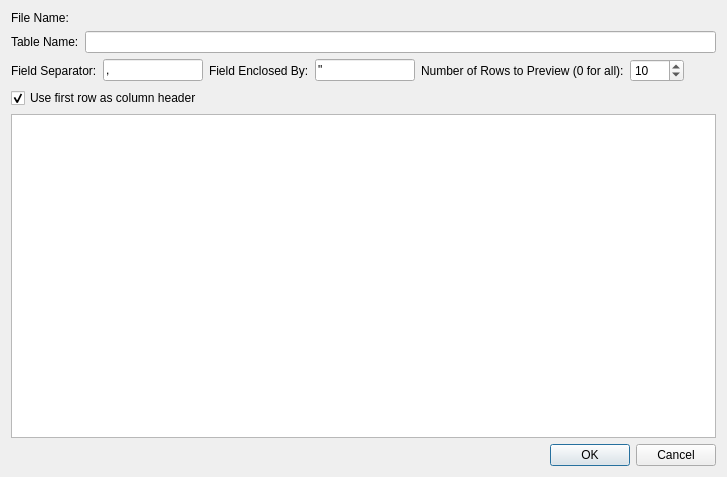
<?xml version="1.0" encoding="UTF-8"?>
<ui version="4.0">
 <class>ImportCSVDialog</class>
 <widget class="QDialog" name="ImportCSVDialog">
  <property name="geometry">
   <rect>
    <x>0</x>
    <y>0</y>
    <width>727</width>
    <height>477</height>
   </rect>
  </property>
  <property name="windowTitle">
   <string>Import CSV</string>
  </property>
  <layout class="QVBoxLayout" name="verticalLayout">
   <item>
    <widget class="QLabel" name="lblFileName">
     <property name="text">
      <string>File Name: </string>
     </property>
    </widget>
   </item>
   <item>
    <layout class="QHBoxLayout" name="horizontalLayout">
     <item>
      <widget class="QLabel" name="label">
       <property name="text">
        <string>Table Name:</string>
       </property>
      </widget>
     </item>
     <item>
      <widget class="QLineEdit" name="txtTableName"/>
     </item>
    </layout>
   </item>
   <item>
    <layout class="QHBoxLayout" name="horizontalLayout_2">
     <item>
      <widget class="QLabel" name="label_2">
       <property name="text">
        <string>Field Separator:</string>
       </property>
      </widget>
     </item>
     <item>
      <widget class="QLineEdit" name="txtSeparator">
       <property name="sizePolicy">
        <sizepolicy hsizetype="Preferred" vsizetype="Fixed">
         <horstretch>0</horstretch>
         <verstretch>0</verstretch>
        </sizepolicy>
       </property>
       <property name="text">
        <string>,</string>
       </property>
      </widget>
     </item>
     <item>
      <widget class="QLabel" name="label_3">
       <property name="text">
        <string>Field Enclosed By:</string>
       </property>
      </widget>
     </item>
     <item>
      <widget class="QLineEdit" name="txtEnclosed">
       <property name="sizePolicy">
        <sizepolicy hsizetype="Preferred" vsizetype="Fixed">
         <horstretch>0</horstretch>
         <verstretch>0</verstretch>
        </sizepolicy>
       </property>
       <property name="text">
        <string>&quot;</string>
       </property>
      </widget>
     </item>
     <item>
      <widget class="QLabel" name="label_4">
       <property name="text">
        <string>Number of Rows to Preview (0 for all):</string>
       </property>
      </widget>
     </item>
     <item>
      <widget class="QSpinBox" name="spinNumRows">
       <property name="maximum">
        <number>9999</number>
       </property>
       <property name="value">
        <number>10</number>
       </property>
      </widget>
     </item>
     <item>
      <spacer name="horizontalSpacer">
       <property name="orientation">
        <enum>Qt::Horizontal</enum>
       </property>
       <property name="sizeHint" stdset="0">
        <size>
         <width>40</width>
         <height>20</height>
        </size>
       </property>
      </spacer>
     </item>
    </layout>
   </item>
   <item>
    <widget class="QCheckBox" name="chkFirstRow">
     <property name="text">
      <string>Use first row as column header</string>
     </property>
     <property name="checked">
      <bool>true</bool>
     </property>
    </widget>
   </item>
   <item>
    <widget class="QTableWidget" name="tblPreview"/>
   </item>
   <item>
    <widget class="QDialogButtonBox" name="buttonBox">
     <property name="orientation">
      <enum>Qt::Horizontal</enum>
     </property>
     <property name="standardButtons">
      <set>QDialogButtonBox::Cancel|QDialogButtonBox::Ok</set>
     </property>
    </widget>
   </item>
  </layout>
 </widget>
 <resources/>
 <connections>
  <connection>
   <sender>buttonBox</sender>
   <signal>accepted()</signal>
   <receiver>ImportCSVDialog</receiver>
   <slot>accept()</slot>
   <hints>
    <hint type="sourcelabel">
     <x>248</x>
     <y>254</y>
    </hint>
    <hint type="destinationlabel">
     <x>157</x>
     <y>274</y>
    </hint>
   </hints>
  </connection>
  <connection>
   <sender>buttonBox</sender>
   <signal>rejected()</signal>
   <receiver>ImportCSVDialog</receiver>
   <slot>reject()</slot>
   <hints>
    <hint type="sourcelabel">
     <x>316</x>
     <y>260</y>
    </hint>
    <hint type="destinationlabel">
     <x>286</x>
     <y>274</y>
    </hint>
   </hints>
  </connection>
 </connections>
</ui>
